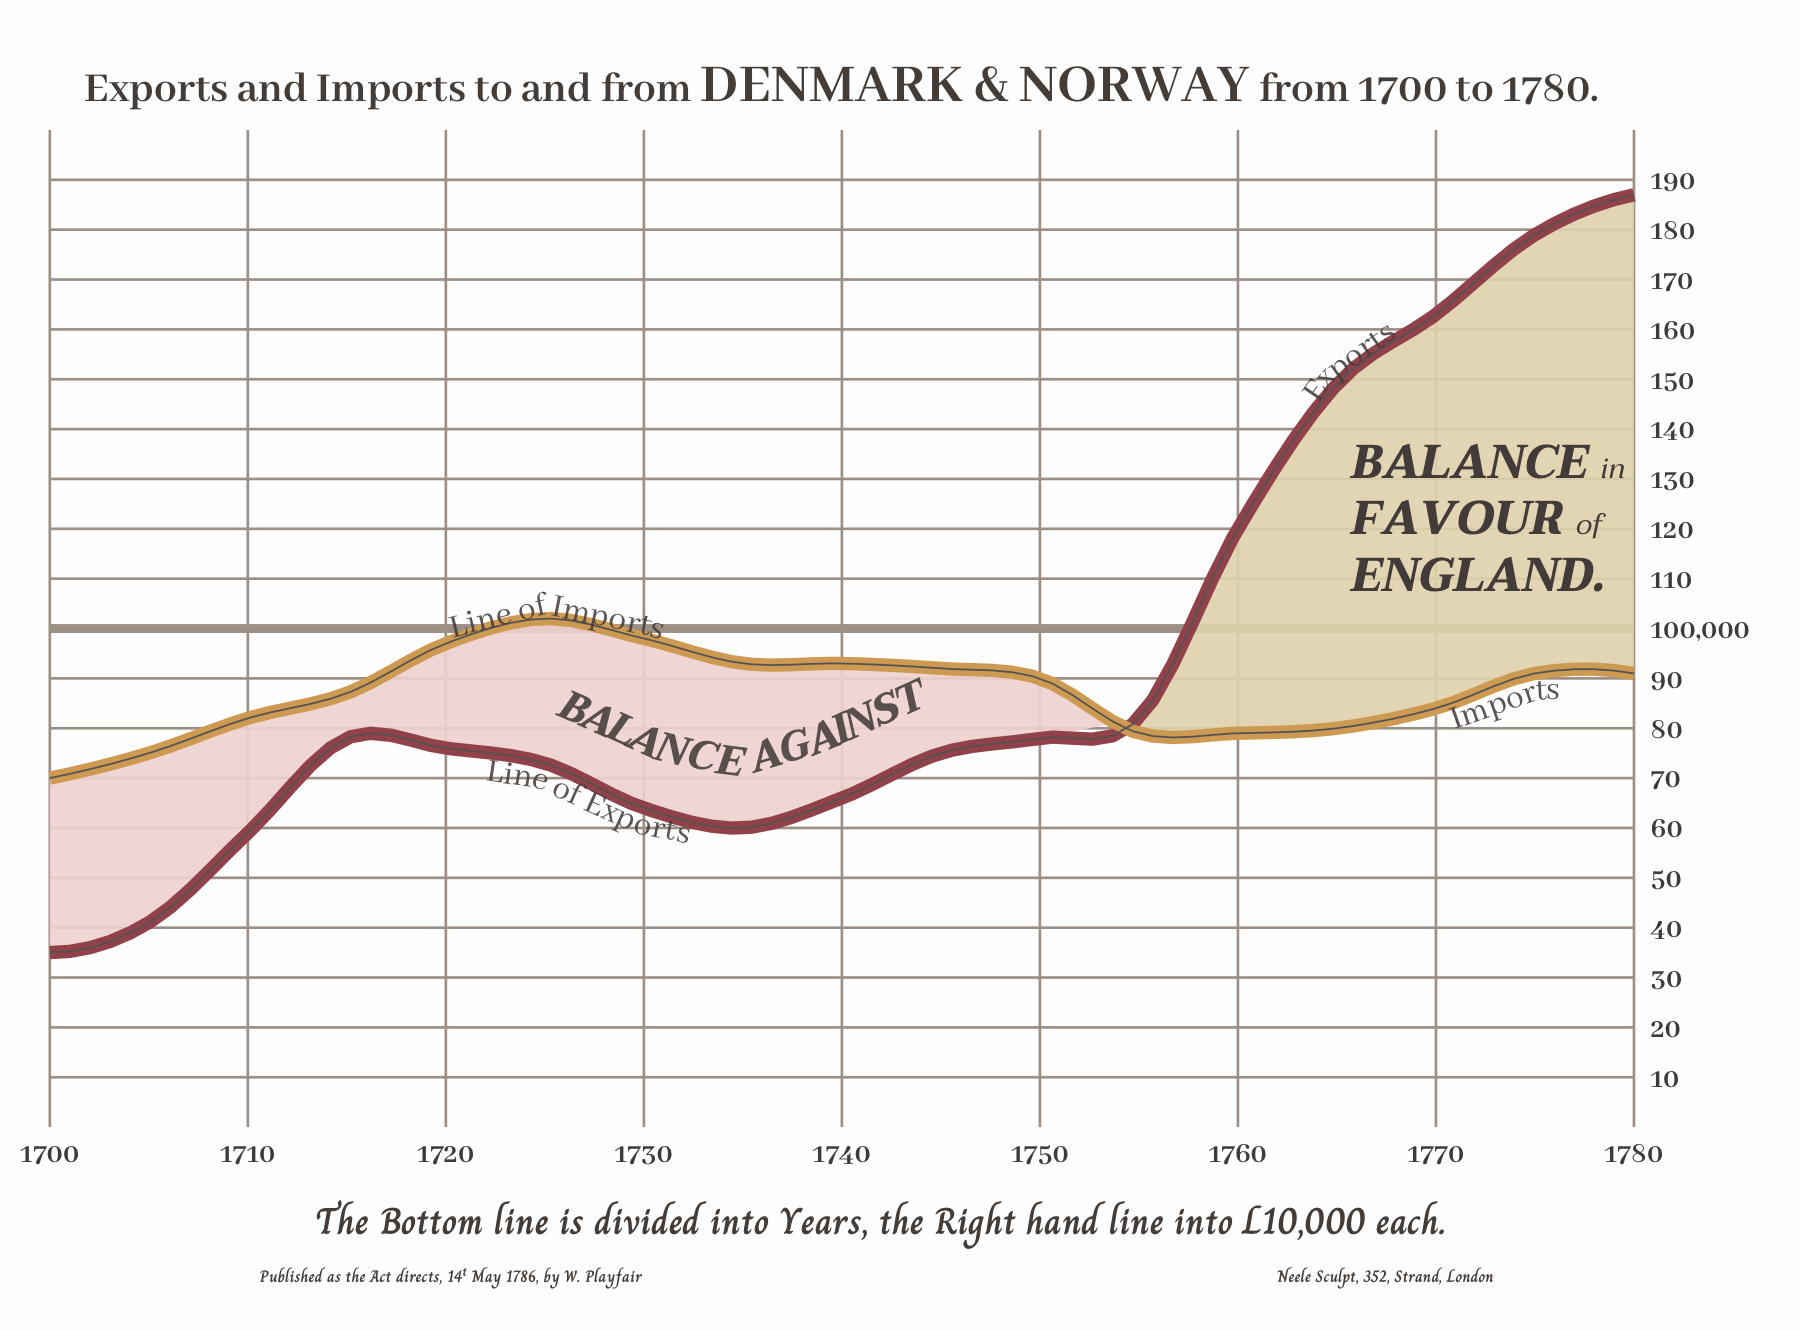

Reproduce this figure in R.
library(tidyverse)
library(here)
library(ggtext)
# remotes::install_github("AllanCameron/geomtextpath")
library(geomtextpath)

base_path <- here("2022", "03")


# William Playfair - Imports & Exports

# text line package gg extension

# width to height
aspect_ratio <- 1280 / 946


# data collected manually from the original plot
df <- tibble(
  year = seq(1700, 1780, 5),
  imports = c(70, 75, 82,  87,  97, 102,  98,  93,  93, 
              92, 90, 79,  79,  80,  84,  91,  91),
  exports = c(35, 41, 59,  78,  76,  73,  64,  60, 66,
              75, 78, 82, 120, 149, 163, 179, 187)
)

# apply lowess smoothing to the import / export data 
smooth_bw <- 0.17

apply_smoothing <- function(x, y, bw) {
  smooth <- lowess(x, y, f = smooth_bw)
  smooth$y
}

df$imports_smooth <- apply_smoothing(df$year, df$imports, bw = smooth_bw)
df$exports_smooth <- apply_smoothing(df$year, df$exports, bw = smooth_bw)


base_font_family <- "Abhaya Libre"
line_color <- "#ABA098"
font_color <- "#564D46" # "#45403E"


axis_labels_y <- as.character(seq(10, 190, 10))
axis_labels_y[axis_labels_y == "100"] <- "100,000"

geom_textline2 <- function(..., stat = "unique", linecolor = NA, 
                           color = "#554C49", family = base_font_family, 
                           fontface = "bold", size = 3) {
  geom_textline(...,
                stat = stat, linecolor = linecolor, color = color, alpha = 0.87,
                family = family, size = size)
}
  

png(here(base_path, "03-historical.png"), res = 300, units = "in",
              width = 6, height = 6 / aspect_ratio)
p <- df %>% 
  ggplot(aes(year)) +
  
  geom_hline(yintercept = 100, size = 1, col = "#ABA098") +
  
  # Highlighted area
  geom_ribbon(
    data = . %>% filter(year <= 1755),
    aes(x = year, ymin = exports_smooth, ymax = imports_smooth),
    fill = "#F2DBD8", alpha = 0.9) +
  geom_ribbon(
    data = . %>% filter(year >= 1755),
    aes(x = year, ymin = exports_smooth, ymax = imports_smooth),
    fill = "#E5D9B9", alpha = 0.9) +
  
  # smoothed lines (thick coloured lines + thin grey lines)
  geom_smooth(aes(y = exports),
              size = 1.5, se = FALSE, span = 0.25, alpha = 0.8,
              col = "#A3555B", method = "loess") +
  geom_smooth(aes(y = imports),
              size = 1.5, se = FALSE, span = 0.25, alpha = 0.8,
              col = "#D8A962", method = "loess") +
  geom_smooth(aes(y = exports),
              size = 0.2, se = FALSE, span = 0.28, alpha = 0.2,
              col = "grey40", method = "loess") +
  geom_smooth(aes(y = imports),
              size = 0.2, se = FALSE, span = 0.28, alpha = 0.2,
              col = "grey40", method = "loess") +
  
  # Annotations
  geom_textline2(aes(y = imports, label = "Line of Imports"),
                 vjust = 0, hjust = 0.3) +
  geom_textline2(aes(y = exports, label = "Line of Exports"),
                 vjust = 1, hjust = 0.3) +
  geom_textline2(aes(y = imports, label = "Imports"),
                 vjust = 1, hjust = 0.95) +
  geom_textline2(aes(y = exports, label = "Exports"),
                 vjust = 0, hjust = 0.85) +
  
  geom_textline2(aes(y = exports, label = "BALANCE AGAINST"),
                 vjust = -1.5, hjust = 0.38, size = 3.5, 
                 family = "Taviraj Bold Italic", 
                 # family = "Old Standard TT", fontface = "bold"
                 ) +
  annotate("richtext", x = 1765, y = 140, 
           label = "BALANCE</span> 
           <i style='font-family: Taviraj Italic; font-size: 7pt'>in</i> <br>
           FAVOUR
           <i style='font-family: Taviraj Italic; font-size: 7pt'>of</i> <br>
           ENGLAND.", 
           size = 4, family = "Taviraj Bold Italic", 
           hjust = 0, vjust = 1,  color = "#554C49", label.size = 0, fill = NA) +
  
  scale_x_continuous(breaks = seq(1700, 1780, 10)) +
  scale_y_continuous(position = "right", breaks = seq(10, 190, 10),
                     labels = axis_labels_y) +
  coord_cartesian(ylim = c(0, 200), expand = FALSE, clip = "off") +
  labs(
    title = "Exports and Imports to and from 
    <span style='font-size: 14pt'>DENMARK & NORWAY</span> from 1700 to 1780.",
    caption = paste("The Bottom line is divided into Years,
    the Right hand line into L10,000 each.",
    "<br><span style='font-size:4pt'>Published as the Act directs, 14<sup>t</sup> May 1786, by W. Playfair",
    "<span style='color:transparent'>",
    paste(rep(".", 200), collapse = ""),
    "</span>",
    "Neele Sculpt, 352, Strand, London</span>")) +
  theme_minimal(base_family = base_font_family, base_size = 9) +
  theme(
    plot.background = element_rect(color = NA, fill = "#FEFEFF"),
    axis.title = element_blank(),
    axis.text = element_text(face = "bold"),
    panel.grid.major = element_line(color = line_color, size = 0.3),
    panel.grid.minor = element_blank(),
    text = element_text(color = font_color),
    plot.title = element_markdown(face = "bold", hjust = 0.5),
    plot.caption = element_markdown(hjust = 0.6, size = 9, lineheight = 0.8,
                                    family = "Charm", face = "bold",
                                    margin = margin(t = 8)),
    plot.margin = margin(t = 16, b = 8, l = 12, r = 12))
p
invisible(dev.off())


# Add the border around the plot area - fair play to William Playfair
library(grid)

png(here(base_path, "03-historical-wframe.png"), res = 300, units = "in",
    width = 6, height = 6 / aspect_ratio)
p + annotation_custom(
  rectGrob(gp = gpar(col = "#4B4543", fill = NA, lwd = 3)),
  xmin = 1699.5, xmax = 1787, ymin = -2, ymax = 202
) + annotation_custom(
  rectGrob(gp = gpar(col = "#4B4543", fill = NA, lwd = 0.5)),
  xmin = 1700, xmax = 1786.5, ymin = 0, ymax = 200
)
invisible(dev.off())

